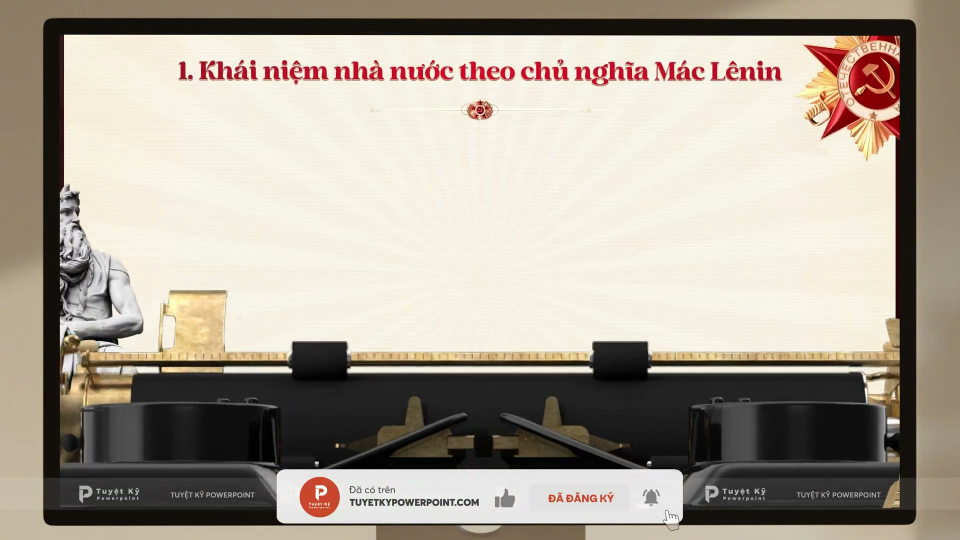
#> input picture video_analysis/frames/frame_0023.jpg, 1920 x 1080 px (shown at 1/2 size); its folder holds only this picture in this run
$ python make_video_contact_sheets.py
#> lines starting #> are read from the running program, lines starting #| are printed output that depends on the picture
# -*- coding: utf-8 -*-
from pathlib import Path
from PIL import Image, ImageDraw, ImageFont

frames_dir = Path("video_analysis/frames")
frames = sorted(frames_dir.glob("frame_*.jpg"))

out_dir = Path("video_analysis/contact_sheets")
out_dir.mkdir(parents=True, exist_ok=True)

# Grid: 5 columns x 6 rows = 30 frames per sheet
cols = 5
rows = 6
thumb_w = 320
thumb_h = 180
pad = 10
font = ImageFont.load_default()

for sheet_idx in range(4):
    start = sheet_idx * 30
    end = min(len(frames), start + 30)
    batch = frames[start:end]
    if not batch:
        break

    sheet_w = cols * (thumb_w + pad) + pad
    sheet_h = rows * (thumb_h + pad + 20) + pad
    sheet = Image.new("RGB", (sheet_w, sheet_h), (25, 25, 25))
#> sheet: PIL image 1660x1270 RGB; every value is 25
    draw = ImageDraw.Draw(sheet)

    for i, f in enumerate(batch):
        r = i // cols
        c = i % cols
        x = pad + c * (thumb_w + pad)
        y = pad + r * (thumb_h + pad + 20)

        im = Image.open(f).resize((thumb_w, thumb_h), Image.LANCZOS)
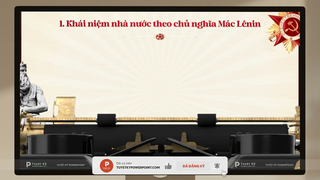
#> im: PIL image 320x180 RGB; mean R, G, B 170.8, 161.8, 149.2
        sheet.paste(im, (x, y))
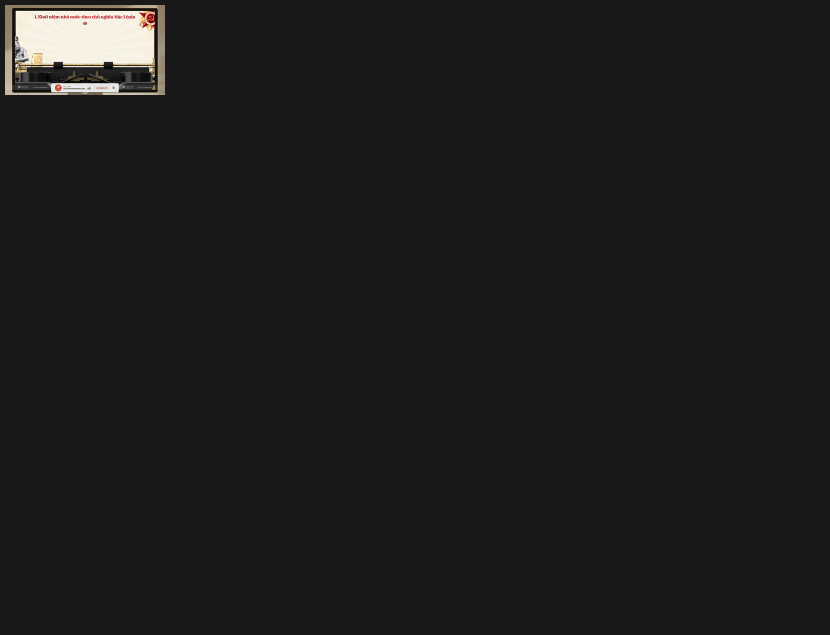
#> sheet: PIL image 1660x1270 RGB (shown at 1/2 size); mean R, G, B 29, 28.7, 28.4

        f_num = start + i + 1
        t_sec = (f_num - 1) * 0.5
        label = f"#{f_num:03d} ({t_sec:.1f}s)"
        draw.text((x + 4, y + thumb_h + 2), label, fill=(220, 220, 220), font=font)

    out_path = out_dir / f"sheet_{sheet_idx + 1}.jpg"
    sheet.save(out_path, quality=85)
    print("Saved", out_path)
